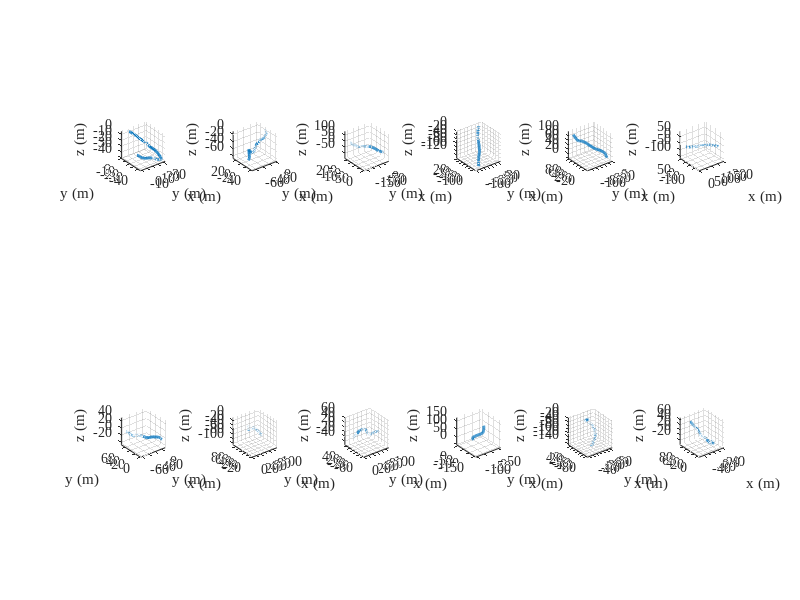

Reproduce this figure in MATLAB.
clc
clear

dt = 0.1;
t_step = 100;

cv_motion_A = kron([1,dt;0,1],eye(3));
ca_motion_A = kron([1,dt,0.5*dt^2;0,1,dt;0,0,1],eye(3));
NDDI_motion_A =  kron([1,dt;0,1],eye(3));

motion.cv.x =  [zeros(3,1);10;2;3];
motion.ca.x =  [zeros(3,1);1;-1;3;0.1;-1;-0.1];
motion.NDDI.x =  [zeros(3,1);1;-1;0] ;

figure(1)
for fig_id=1:12
    subplot(2,6,fig_id)
for i = 1:t_step
    motion.cv.x(:,i+1) =cv_motion_A* motion.cv.x(:,i);
    motion.ca.x(:,i+1) =ca_motion_A* motion.ca.x(:,i);
    motion.NDDI.x(:,i+1) =NDDI_motion_A* motion.NDDI.x(:,i)+ [zeros(3,1);randn(3,1)*20]*dt;
end
plot3(motion.NDDI.x(1,:),motion.NDDI.x(2,:),motion.NDDI.x(3,:),'LineWidth',2);
grid on
axis equal
% legend('cv model','ca model','NDDI model','Location','best');
xlabel('x (m)');
ylabel('y (m)');
zlabel('z (m)');

set(gca,'FontName','Times New Roman',"FontSize",10)
end



% hold off
% plot3(motion.cv.x(1,:),motion.cv.x(2,:),motion.cv.x(3,:),'LineWidth',2);
% hold on
% plot3(motion.ca.x(1,:),motion.ca.x(2,:),motion.ca.x(3,:),'LineWidth',2);
% 




